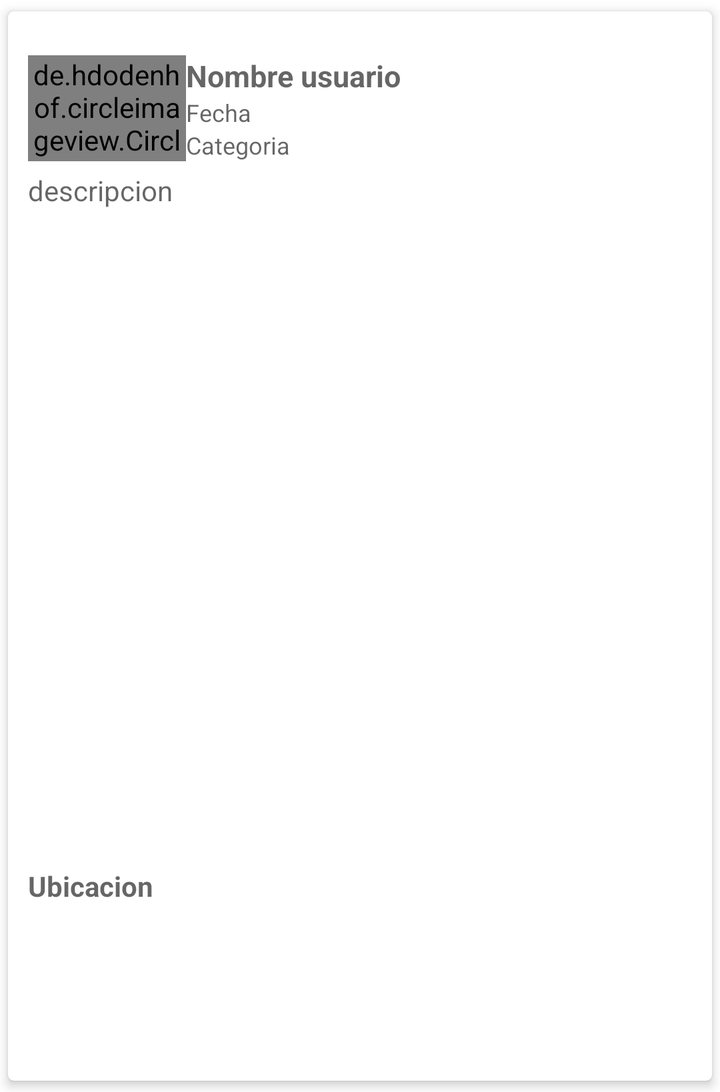
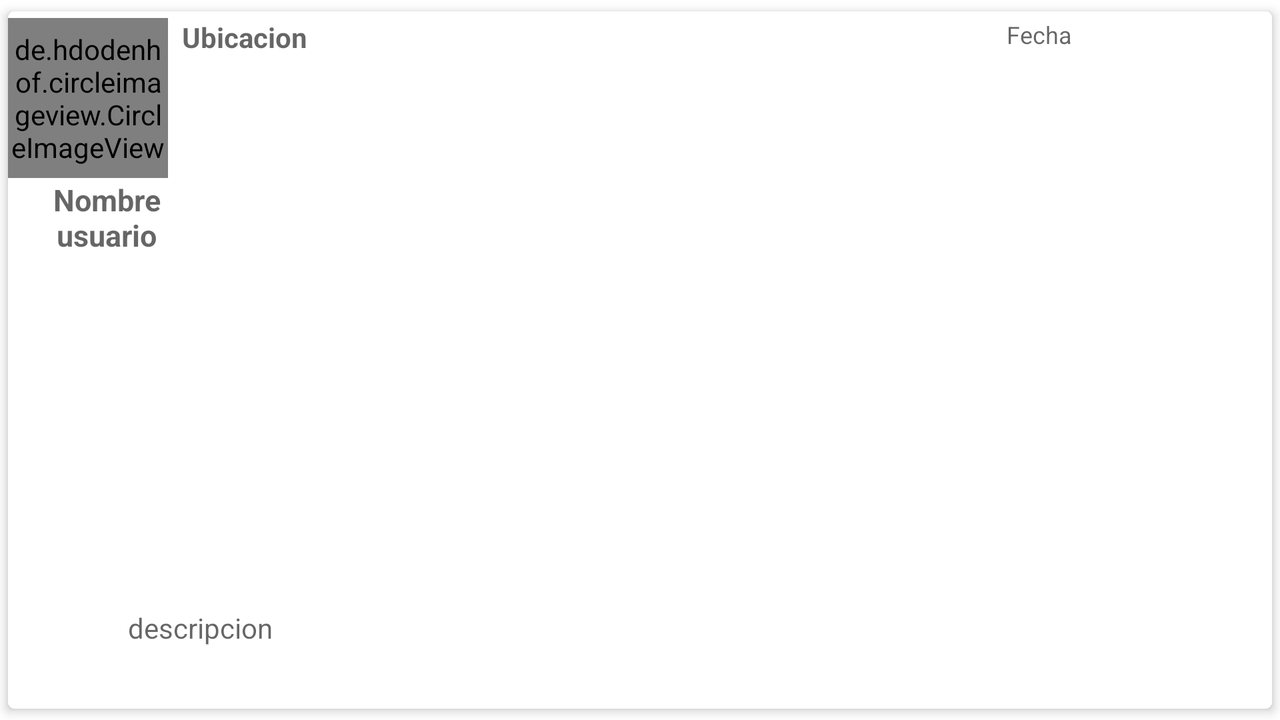

The same Android screen from two of the app's own layout files: first res/layout/ as a phone draws it, then the repository's variant for another configuration, drawn on a device whose configuration selects that folder. Both files follow.
<!-- AndroidManifest.xml: application theme Theme.DeParche -->
<!-- res/layout/item.xml -->
<?xml version="1.0" encoding="utf-8"?>
<androidx.cardview.widget.CardView xmlns:android="http://schemas.android.com/apk/res/android"
    xmlns:tools="http://schemas.android.com/tools"
    xmlns:app="http://schemas.android.com/apk/res-auto"
    android:layout_width="match_parent"
    android:layout_height="wrap_content"
    android:orientation="vertical"
    app:cardCornerRadius="3dp"
    app:cardElevation="3dp"
    app:cardUseCompatPadding="true"
    >
    <LinearLayout
        android:layout_width="match_parent"
        android:layout_height="wrap_content"/>


    <RelativeLayout
        android:layout_width="match_parent"
        android:layout_height="535dp"
        android:padding="10dp">


        <LinearLayout
            android:layout_width="393dp"
            android:layout_height="512dp"
            android:layout_alignParentTop="true"
            android:layout_alignParentBottom="true"
            android:layout_marginTop="12dp"
            android:layout_marginBottom="1dp"
            android:orientation="vertical">

            <LinearLayout
                android:layout_width="wrap_content"
                android:layout_height="wrap_content">

                <de.hdodenhof.circleimageview.CircleImageView
                    android:id="@+id/imgPerfil"
                    android:layout_width="79dp"
                    android:layout_height="match_parent"
                    android:src="@drawable/artesania" />

                <LinearLayout
                    android:layout_width="wrap_content"
                    android:layout_height="wrap_content"
                    android:orientation="vertical">

                    <TextView
                        android:id="@+id/nomUsuario"
                        android:layout_width="match_parent"
                        android:layout_height="wrap_content"
                        android:layout_marginLeft="15dp"
                        android:layout_marginTop="0dp"
                        android:hint="Nombre usuario"
                        android:textColor="@color/black"
                        android:textSize="15sp"
                        android:textStyle="bold"
                        android:layout_marginEnd="10sp"
                        />

                    <TextView
                        android:id="@+id/txtFecha"
                        android:layout_width="match_parent"
                        android:layout_height="wrap_content"
                        android:layout_marginLeft="15dp"
                        android:hint="Fecha"
                        android:textSize="12sp"
                        android:layout_marginEnd="10sp"
                        />

                    <TextView
                        android:id="@+id/txtCate"
                        android:layout_width="match_parent"
                        android:layout_height="wrap_content"
                        android:layout_marginLeft="15dp"
                        android:hint="Categoria"
                        android:textSize="12sp"
                        android:layout_marginEnd="10sp"
                        />
                </LinearLayout>


            </LinearLayout>

            <TextView
                android:id="@+id/itemdescripcion"
                android:layout_width="match_parent"
                android:layout_height="wrap_content"
                android:layout_marginTop="5sp"
                android:hint="descripcion" />

            <ImageView
                android:id="@+id/itemimgPublicacion"
                android:layout_width="371dp"
                android:layout_height="317dp"
                android:layout_margin="6dp"
                android:src="@drawable/galeria" />

            <TextView
                android:id="@+id/ubicacion"
                android:layout_width="wrap_content"
                android:layout_height="wrap_content"
                android:hint="Ubicacion"
                android:textColor="@color/black"
                android:textStyle="bold" />

        </LinearLayout>

    </RelativeLayout>

</androidx.cardview.widget.CardView>
<!-- resources referenced by this layout -->
<resources>
  <color name="black">#FF000000</color>
  <!-- drawable artesania: png bitmap (drawable, 12625 bytes) -->
  <style name="Theme.DeParche" parent="Theme.MaterialComponents.DayNight.DarkActionBar">
          
          <item name="colorPrimary">@color/purple_500</item>
          <item name="colorPrimaryVariant">@color/azuloscuro</item>
          <item name="colorOnPrimary">@color/white</item>
          
          <item name="colorSecondary">@color/teal_200</item>
          <item name="colorSecondaryVariant">@color/teal_700</item>
          <item name="colorOnSecondary">@color/black</item>
          
          <item name="android:statusBarColor" tools:targetApi="l">?attr/colorPrimaryVariant</item>
          
      </style>
  <color name="purple_500">#FF6200EE</color>
  <color name="azuloscuro">#031C35</color>
  <color name="white">#FFFFFFFF</color>
  <color name="teal_200">#FF03DAC5</color>
  <color name="teal_700">#FF018786</color>
</resources>
<!-- res/layout-land/item.xml (the repository's variant of the layout above) -->
<!-- drawn on the phone turned sideways -->
<?xml version="1.0" encoding="utf-8"?>
<androidx.cardview.widget.CardView xmlns:android="http://schemas.android.com/apk/res/android"
    xmlns:tools="http://schemas.android.com/tools"
    xmlns:app="http://schemas.android.com/apk/res-auto"
    android:layout_width="match_parent"
    android:layout_height="match_parent"
    android:orientation="vertical"
    app:cardCornerRadius="3dp"
    app:cardElevation="3dp"
    android:background="@color/white"
    app:cardUseCompatPadding="true"
    >

    <androidx.constraintlayout.widget.ConstraintLayout
        android:layout_width="match_parent"
        android:layout_height="match_parent">

        <de.hdodenhof.circleimageview.CircleImageView
            android:id="@+id/imgPerfil"
            android:layout_width="80dp"
            android:layout_height="80dp"
            android:src="@drawable/artesania"
            app:layout_constraintBottom_toBottomOf="parent"
            app:layout_constraintEnd_toEndOf="parent"
            app:layout_constraintHorizontal_bias="0.0"
            app:layout_constraintStart_toStartOf="parent"
            app:layout_constraintTop_toTopOf="parent"
            app:layout_constraintVertical_bias="0.012"
            tools:ignore="MissingConstraints">

        </de.hdodenhof.circleimageview.CircleImageView>

        <TextView
            android:id="@+id/nomUsuario"
            android:layout_width="99dp"
            android:layout_height="49dp"
            android:hint="Nombre usuario"
            android:textColor="@color/black"
            android:textSize="15sp"
            android:gravity="center"
            android:textStyle="bold"
            app:layout_constraintBottom_toBottomOf="parent"
            app:layout_constraintEnd_toEndOf="parent"
            app:layout_constraintHorizontal_bias="0.0"
            app:layout_constraintStart_toStartOf="parent"
            app:layout_constraintTop_toTopOf="parent"
            app:layout_constraintVertical_bias="0.262"
            tools:ignore="MissingConstraints">

        </TextView>

        <TextView
            android:id="@+id/txtFecha"
            android:layout_width="48dp"
            android:layout_height="19dp"
            android:hint="Fecha"
            android:textColor="@color/black"
            android:textSize="12sp"
            app:layout_constraintBottom_toBottomOf="parent"
            app:layout_constraintEnd_toEndOf="parent"
            app:layout_constraintHorizontal_bias="0.855"
            app:layout_constraintStart_toStartOf="parent"
            app:layout_constraintTop_toTopOf="parent"
            app:layout_constraintVertical_bias="0.01"
            tools:ignore="MissingConstraints">

        </TextView>

        <TextView
            android:id="@+id/descripcion"
            android:layout_width="516dp"
            android:layout_height="49dp"
            android:hint="descripcion"
            app:layout_constraintBottom_toBottomOf="parent"
            app:layout_constraintEnd_toEndOf="parent"
            app:layout_constraintHorizontal_bias="0.516"
            app:layout_constraintStart_toStartOf="parent"
            app:layout_constraintTop_toTopOf="parent"
            app:layout_constraintVertical_bias="0.997"
            tools:ignore="MissingConstraints">

        </TextView>

        <ImageView
            android:id="@+id/imgPublicacion"
            android:layout_width="526dp"
            android:layout_height="305dp"
            android:layout_margin="6dp"
            android:src="@drawable/galeria"
            app:layout_constraintBottom_toBottomOf="parent"
            app:layout_constraintEnd_toEndOf="parent"
            app:layout_constraintHorizontal_bias="0.512"
            app:layout_constraintStart_toStartOf="parent"
            app:layout_constraintTop_toTopOf="parent"
            app:layout_constraintVertical_bias="0.25"
            tools:ignore="MissingConstraints">

        </ImageView>

        <TextView
            android:id="@+id/ubicacion"
            android:layout_width="wrap_content"
            android:layout_height="wrap_content"
            android:hint="Ubicacion"
            android:textColor="@color/black"
            android:textStyle="bold"
            app:layout_constraintBottom_toBottomOf="parent"
            app:layout_constraintEnd_toEndOf="parent"
            app:layout_constraintHorizontal_bias="0.153"
            app:layout_constraintStart_toStartOf="parent"
            app:layout_constraintTop_toTopOf="parent"
            app:layout_constraintVertical_bias="0.01"
            tools:ignore="MissingConstraints">

        </TextView>
    </androidx.constraintlayout.widget.ConstraintLayout>
</androidx.cardview.widget.CardView>
<!-- resources referenced by the variant -->
<!-- as the phone turned sideways resolves them -->
<resources>
  <color name="black">#FF000000</color>
  <color name="white">#FFFFFFFF</color>
  <!-- drawable artesania: png bitmap (drawable, 12625 bytes) -->
  <style name="Theme.DeParche" parent="Theme.MaterialComponents.DayNight.DarkActionBar">
          
          <item name="colorPrimary">@color/purple_500</item>
          <item name="colorPrimaryVariant">@color/azuloscuro</item>
          <item name="colorOnPrimary">@color/white</item>
          
          <item name="colorSecondary">@color/teal_200</item>
          <item name="colorSecondaryVariant">@color/teal_700</item>
          <item name="colorOnSecondary">@color/black</item>
          
          <item name="android:statusBarColor" tools:targetApi="l">?attr/colorPrimaryVariant</item>
          
      </style>
  <color name="purple_500">#FF6200EE</color>
  <color name="azuloscuro">#031C35</color>
  <color name="teal_200">#FF03DAC5</color>
  <color name="teal_700">#FF018786</color>
</resources>
